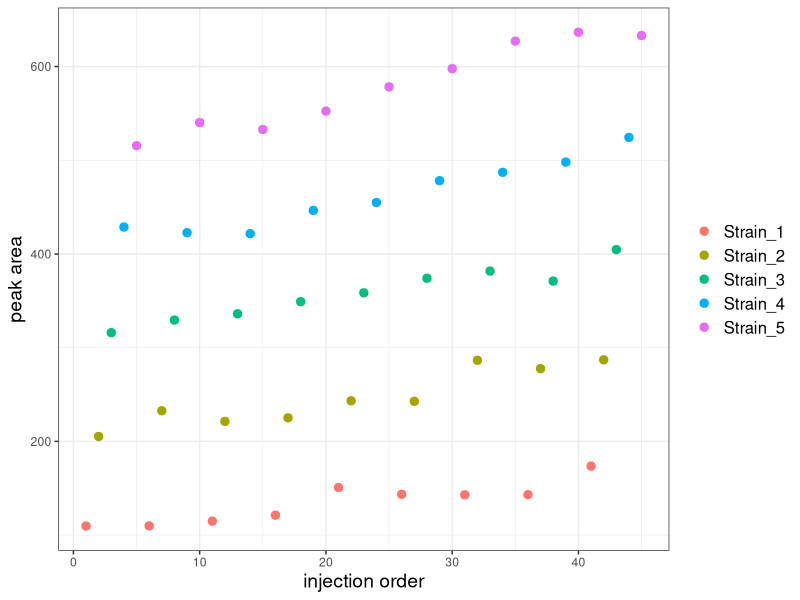
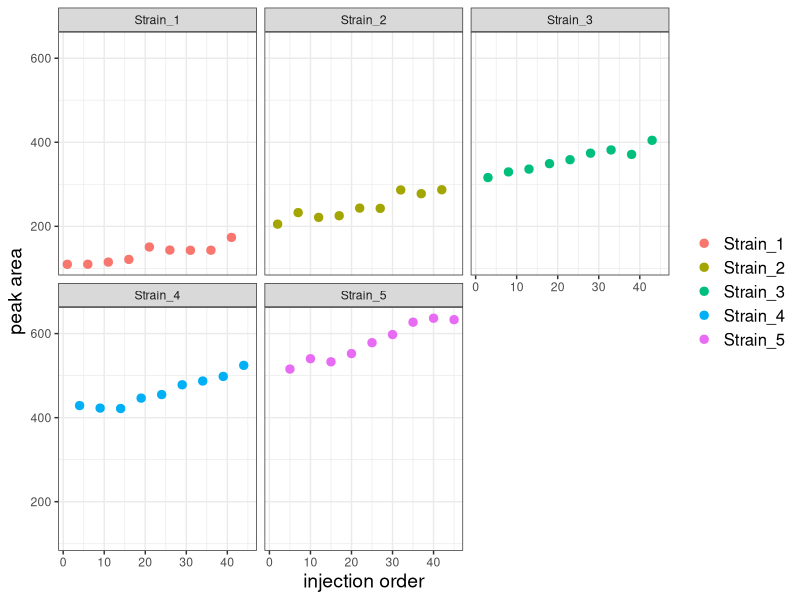
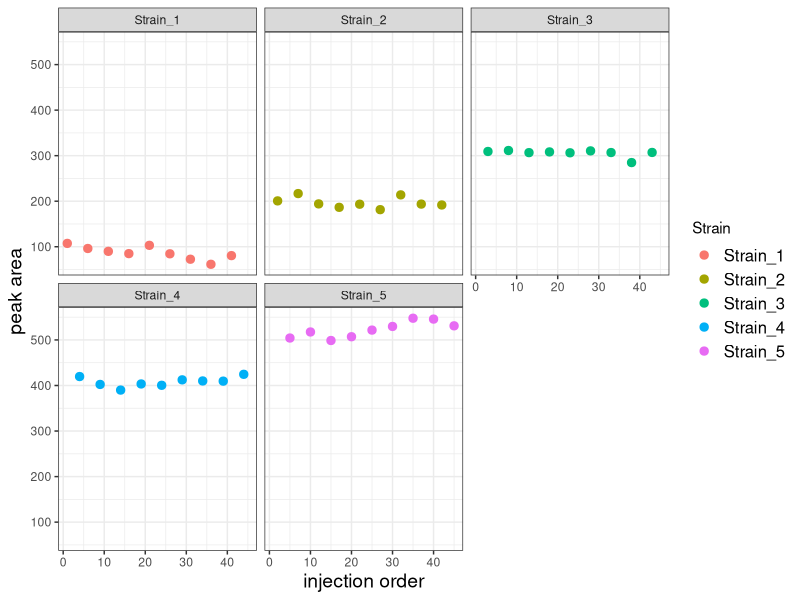
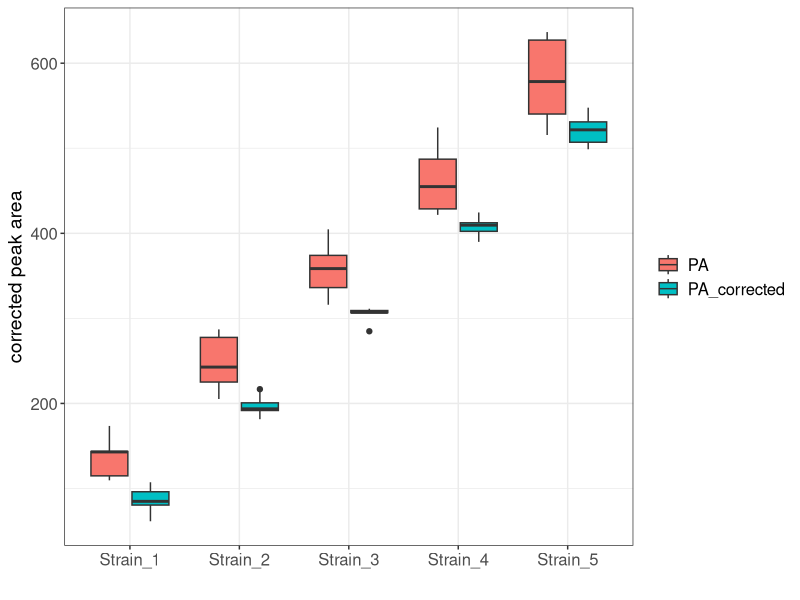
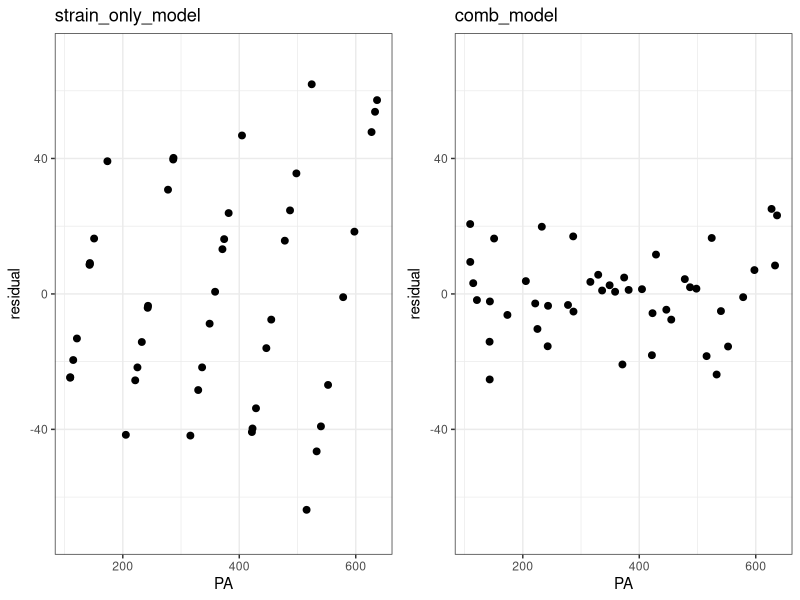

Recreate these plots in R, in order.
## ---- chunk 1
#| message: false

library(tidyverse)
library(kableExtra)
library(cowplot)
## ---- chunk 2
#| message: false

df <- read_csv("./yeast_3DG_dataset.csv")
df <- df %>% mutate(PA = `3-DG` + Inject_order*1.05 + (runif(1) * 20)) 
kbl(head(df)) %>% kable_styling(full_width=FALSE)
## ---- chunk 3
ggplot(df, aes(x=Inject_order, y=PA)) +
  geom_point(aes(color=Strain), size=2.5) +
  theme_bw() +
  labs(x="injection order", y="peak area", color=NULL) +
  theme(axis.title = element_text(size=14),
        legend.text = element_text(size = 12)) 
 
## ---- chunk 4

ggplot(df, aes(x=Inject_order, y=PA)) +
  geom_point(aes(color=Strain), size=2.5) +
  facet_wrap("Strain") +
  theme_bw() +
  labs(x='injection order', y='peak area', color=NULL) +
  theme(axis.title = element_text(size=14),
        legend.text = element_text(size = 12))

## ---- chunk 5

strain_only_model <- lm(PA ~ 0 + Strain, data = df)
summary(strain_only_model)
## ---- chunk 6

comb_model <- lm(PA ~ 0 + Strain + Inject_order, data = df)
summary(comb_model)
## ---- chunk 7

# extract the injection order coefficient 
injection_order_coef <- coef(comb_model)["Inject_order"]

# correct the PAs by subtracting (injection order coeffiient * injection order)
df$PA_corrected <- df$PA - (injection_order_coef * df$Inject_order)


## ---- chunk 8

ggplot(df, aes(x=Inject_order, y=PA_corrected)) +
  geom_point(aes(color=Strain), size=2.5) +
  facet_wrap("Strain") +
  theme_bw() +
  labs(x='injection order', y='peak area') +
  theme(axis.title = element_text(size=14),
        legend.text = element_text(size = 12))

## ---- chunk 9

df_long <- df %>%
  pivot_longer(cols = c(PA, PA_corrected), 
               names_to = "measurement_type", 
               values_to = "value")

ggplot(df_long, aes(x=Strain, y=value)) +
  geom_boxplot(aes(fill=measurement_type)) +
  labs(x="", y="corrected peak area", fill=NULL) +
  theme_bw() +
  theme(axis.title = element_text(size=14),
        axis.text = element_text(size=12),
        legend.text = element_text(size = 12)) 
                 
## ---- chunk 10
# Get the residuals for this model and plot
df$strain_only_resid <- residuals(strain_only_model)
df$comb_resid <- residuals(comb_model)


p1 <- ggplot(df, aes(x=PA, y=strain_only_resid)) +
  geom_point(size=2) +
  ylim(-70,70) +
  theme_bw() +
  labs(title='strain_only_model', y='residual')

p2 <- ggplot(df, aes(x=PA, y=comb_resid)) +
  geom_point(size=2) +
  ylim(-70,70) +
  theme_bw() +
  labs(title='comb_model', y='residual')

# Combine plots
plot_grid(p1, p2, ncol = 2)
## ---- chunk 11

interaction_model <- lm(PA ~ 0 + Strain + Strain:Inject_order, data = df)

summary(interaction_model)
